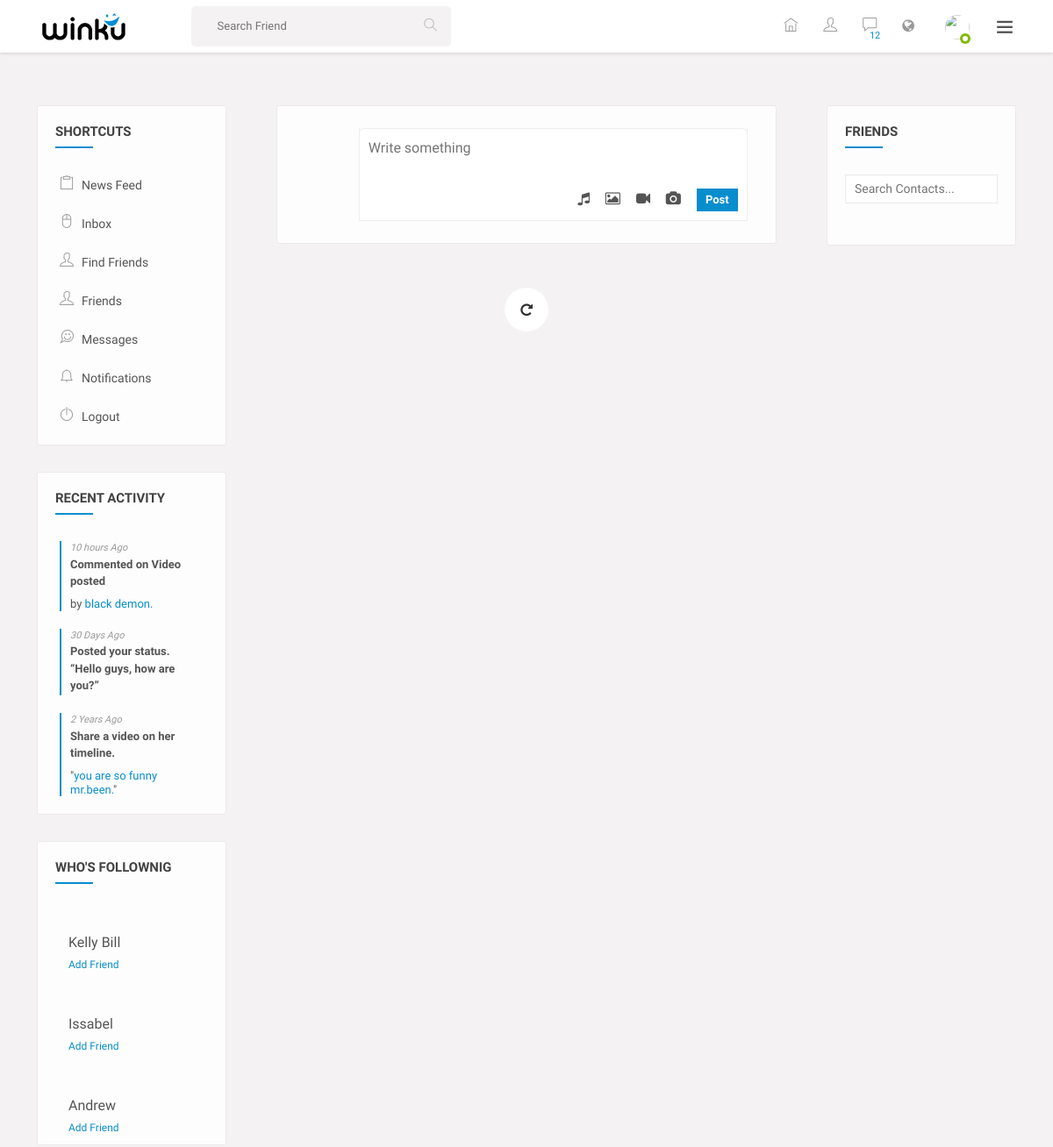
Page / (signed in, upper part) on the earlier database version.
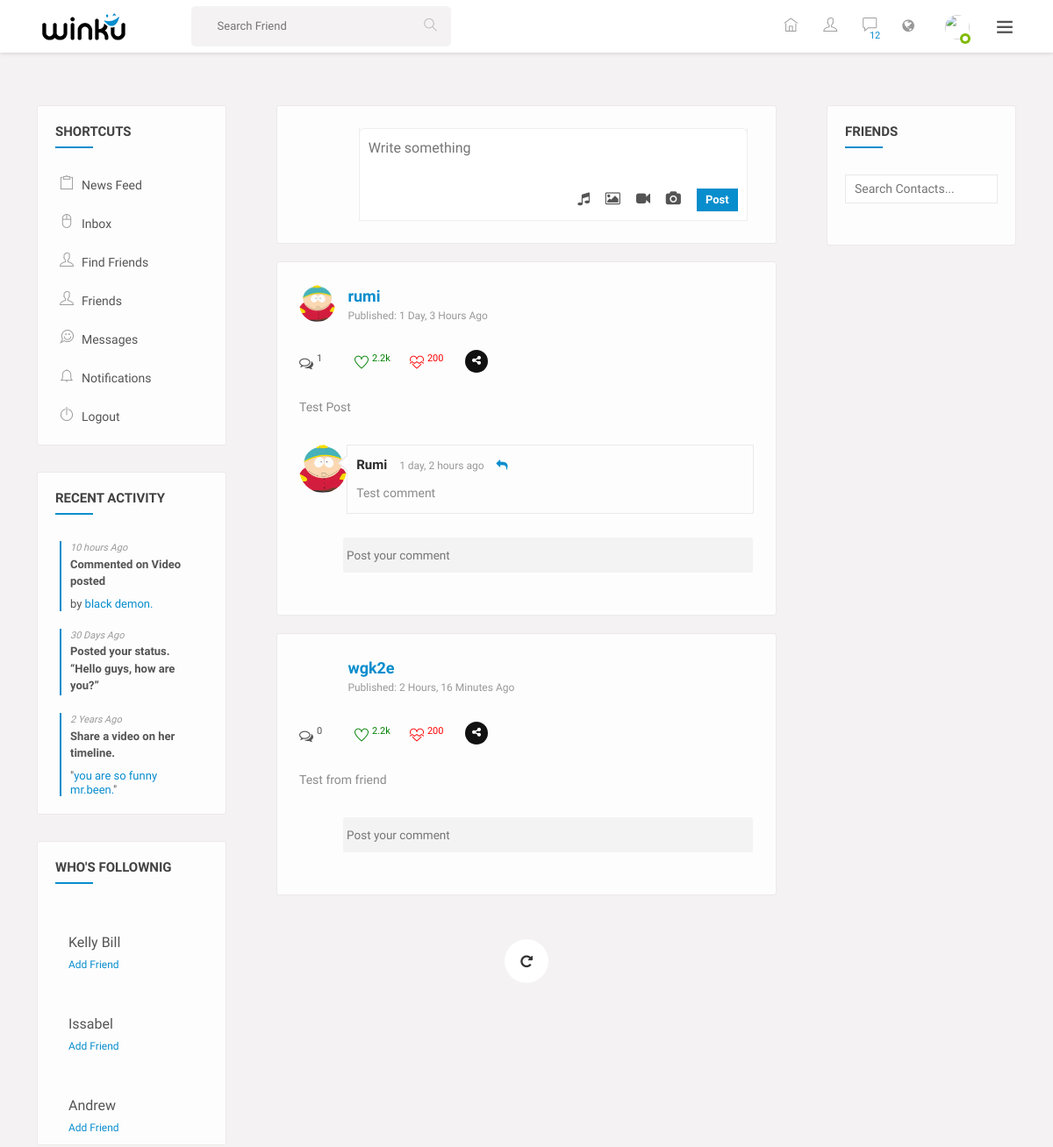
Same page on the later database version.
### newsfeed/models.py (models this page shows)
class Post(models.Model):
    user = models.ForeignKey(User, on_delete=models.CASCADE)
    body = models.TextField()
    created_at = models.DateTimeField(default=now)

class Comment(models.Model):
    post = models.ForeignKey(Post, on_delete=models.CASCADE, related_name="comments")
    user = models.ForeignKey(User, on_delete=models.CASCADE)
    content = models.TextField()
    created_at = models.DateTimeField(default=now)

### accounts/models.py (models this page shows, shortened)
class User(AbstractUser):
    username = models.CharField(
        'username',
        max_length=50,
        unique=True,
        help_text='Required. 50 characters or fewer. Letters, digits and @/./+/-/_ only.',
        error_messages={
            'unique': "A user with that username already exists.",
        },
    )
    email = models.EmailField(unique=True, blank=False,
                              error_messages={
                                  'unique': "A user with that email already exists.",
                              })
    gender = models.CharField(max_length=20)
    status = models.BooleanField(default=False)
    about = models.TextField(blank=True)
    USERNAME_FIELD = "email"
    REQUIRED_FIELDS = ["username", "gender"]

### userprofile/models.py (models this page shows)
class Profile(models.Model):
    user = models.OneToOneField(User, on_delete=models.DO_NOTHING, related_name='profile')
    avatar = models.ImageField(upload_to='avatars', default='avatars/guest.png')
    phone = models.CharField(max_length=20, blank=True)
    city = models.CharField(max_length=20, blank=True)
    country = models.CharField(max_length=20, blank=True)

### core/views.py (the view)
# urls.py: path('', home, name="home"),
def home(request):
    if not request.user.is_authenticated:
        return redirect(reverse_lazy('accounts:login'))
    friends_one = Friend.objects.filter(friend=request.user).filter(status='friend')
    friends_two = Friend.objects.filter(user=request.user).filter(status='friend')
    friends_list_one = list(friends_one.values_list('user_id', flat=True))
    friends_list_two = list(friends_two.values_list('friend_id', flat=True))
    friends_list_id = friends_list_one + friends_list_two + [request.user.id]
    friends = friends_one.union(friends_two)
    posts = Post.objects.filter(user__in=friends_list_id)
    return render(request, 'home.html', {'posts': posts, 'friends': friends})

### templates/home.html (shortened to what the changed rows need)
{% extends 'base.html' %}
{% block content %}
    <section>
        <div class="gap gray-bg">
            <div class="container-fluid">
                <div class="row">
                    <div class="col-lg-12">
                        <div class="row" id="page-contents">
                            <div class="col-lg-6">
                                <div class="loadMore">
                                    {% for post in posts %}
                                        <div class="central-meta item">
                                            <div class="user-post">
                                                <div class="friend-info">
                                                    <figure>
                                                        <img src="{{ post.user.profile.avatar.url }}" alt="">
                                                    </figure>
                                                    <div class="friend-name">
                                                        <ins><a href="#" title="">{{ post.user.username }}</a></ins>
                                                        <span>published: {{ post.created_at|timesince }} ago</span>
                                                    </div>
                                                    <div class="post-meta">
                                                        <div class="we-video-info">
                                                            <ul>
                                                                <li>
                                                                    <span class="comment" data-toggle="tooltip" title="Comments">
                                                                        <i class="fa fa-comments-o"></i>
                                                                        <ins>{{ post.comments.count }}</ins>
                                                                    </span>
                                                                </li>
                                                                <li>
                                                                    <span class="like" data-toggle="tooltip" title="like">
                                                                        <i class="ti-heart"></i>
                                                                        <ins>2.2k</ins>
                                                                    </span>
                                                                </li>
                                                                <li>
                                                                    <span class="dislike" data-toggle="tooltip" title="dislike">
                                                                        <i class="ti-heart-broken"></i>
                                                                        <ins>200</ins>
                                                                    </span>
                                                                </li>
                                                                <li class="social-media">
                                                                    <div class="menu">
                                                                        <div class="btn trigger"><i class="fa fa-share-alt"></i></div>
                                                                        <div class="rotater">
                                                                        </div>
                                                                        <div class="rotater">
                                                                        </div>
                                                                        <div class="rotater">
                                                                        </div>
                                                                        <div class="rotater">
                                                                        </div>
                                                                        <div class="rotater">
                                                                        </div>
                                                                        <div class="rotater">
                                                                        </div>
                                                                        <div class="rotater">
                                                                        </div>
                                                                        <div class="rotater">
                                                                        </div>
                                                                    </div>
                                                                </li>
                                                            </ul>
                                                        </div>
                                                        <div class="description">
                                                            <p>{{ post.body }}</p>
                                                        </div>
                                                    </div>
                                                </div>
                                                <div class="coment-area">
                                                    <ul class="we-comet">
                                                        {% for comment in post.comments.all %}
                                                            <li>
                                                                <div class="comet-avatar">
                                                                    <img src="{{ comment.user.profile.avatar.url }}" alt="">
                                                                </div>
                                                                <div class="we-comment">
                                                                    <div class="coment-head">
                                                                        <h5><a href="#" title="">{{ comment.user.username }}</a></h5>
                                                                        <span>{{ comment.created_at|timesince }} ago</span>
                                                                        <a class="we-reply" href="#" title="Reply"><i class="fa fa-reply"></i></a>
                                                                    </div>
                                                                    <p>{{ comment.content }}</p>
                                                                </div>
                                                            </li>
                                                        {% endfor %}
                                                        <li class="post-comment">
                                                            <div class="comet-avatar">
                                                            </div>
                                                            <div class="post-comt-box">
                                                                <form method="post" id="comment-form" action="{% url 'newsfeed:comment-create' post.id %}">
                                                                    <input placeholder="Post your comment" name="content">
                                                                </form>
                                                            </div>
                                                        </li>
                                                    </ul>
                                                </div>
                                            </div>
                                        </div>
                                    {% endfor %}
                                </div>
                            </div>
                        </div>
                    </div>
                </div>
            </div>
        </div>
    </section>
{% endblock %}

Differences in the rows shown:
now on this page (row unchanged): Post: user.profile.avatar (picture), user.username "rumi", created_at "1 Day, 3 Hours", comments.count "1", body "Test Post"
now on this page (row unchanged): Comment: user.profile.avatar (picture), user.username "Rumi", created_at "1 day, 2 hours", content "Test comment"
added Post: user.username "wgk2e", created_at "2 Hours, 16 Minutes", comments.count "0", body "Test from friend"
